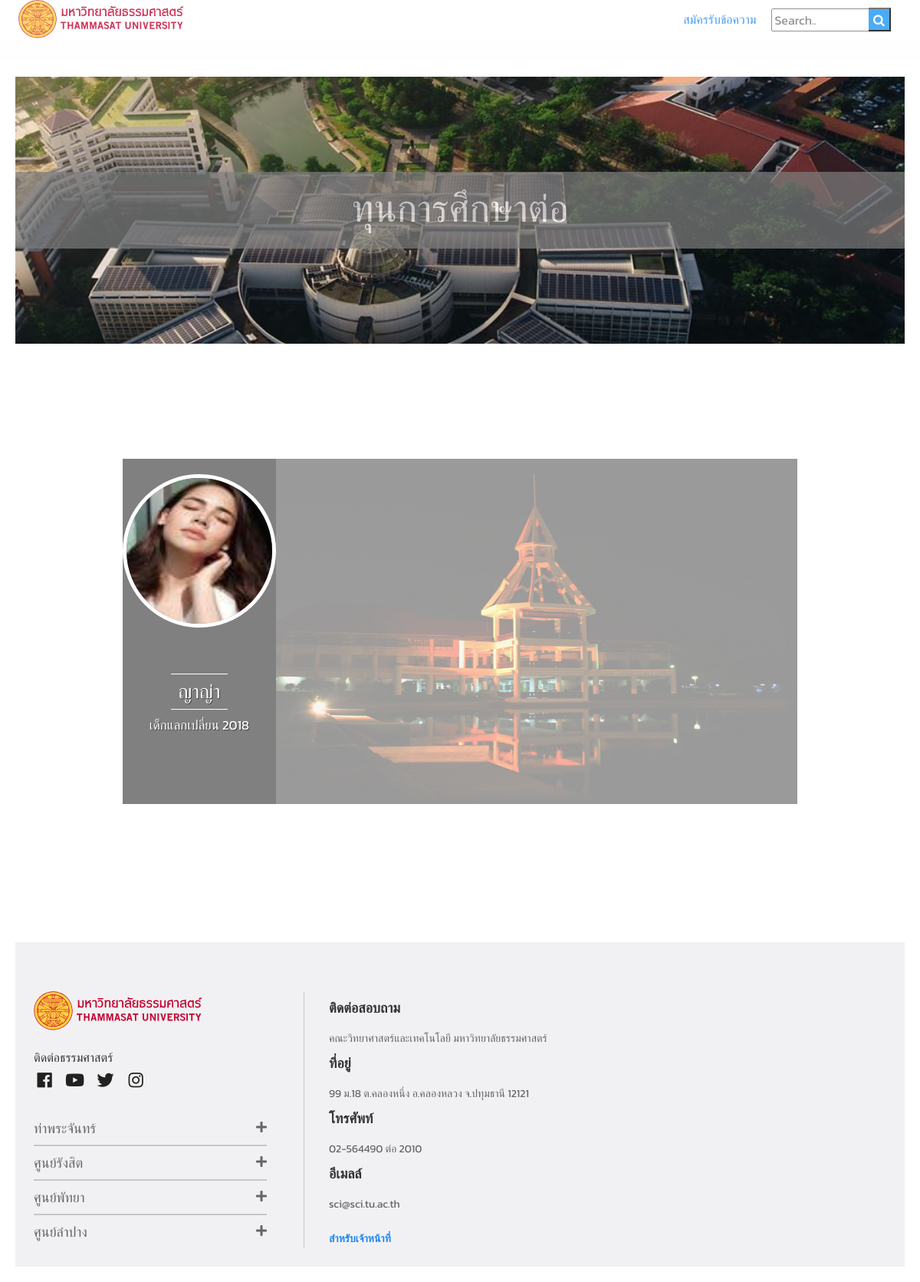
The page /page/2/ on the database its author committed.
### app/models.py (models this page shows, shortened)
class Student(models.Model):
    name = models.CharField(max_length=500)
    image=models.ImageField(upload_to='images',default='\images\icon-user-default.png')
    des = models.CharField(max_length=500,null=True)

### app/views.py (the view)
# urls.py: path('page/<int:id>/' ,views.page, name="page"),
def page(request,id):
    obj  = Student.objects.get(pk=id)
    return render(request,'page.html',{'obj':obj})

### app/templates/page.html (shortened to what this page needs)
{% extends 'base.html' %}
{% load staticfiles %}
{% block content%}
{% load widget_tweaks %}
<link rel="stylesheet" href="{% static 'css/page.css' %}">
<aside class="profile-card" style="background-image: url({% static 'img/img.jpg' %});">
 <div class="img2">
  <header>
    <a href="{{obj.image.url}}" target="_blank">
      <img class="imgShow" src="{{obj.image.url}}">
    </a>
    <h1>{{obj.name}}</h1>
    <h2>เด็กแลกเปลี่ยน 2018</h2>
  </header>
</div>
</aside>
{% endblock %}

### app/static/css/custom.css (style rules this page uses)
*:not(i) { font-family: 'Kanit', 'sans-serif' !important; }

### app/static/css/page.css (style rules this page uses)
body { padding: 20px; box-sizing: border-box; background-size: cover; }
header img { border-radius: 50%; margin: 20px auto; display: block; width: 200px; border: 5px solid #fff; }
aside { border-top: 0px solid #26A69A; border-bottom: 0px solid #00695C; margin: 0 auto; display: block; height: 450px; width: 80%; background: #990033; background-size: 100% 100%; overflow: hidden; box-shadow: 0 0 100px 10px #fff; transition: all ease 0.3s; }
header { text-align: center; }
header h1 { position: relative; text-align: center; color: #fff; text-shadow: 1px 1px rgba(0, 0, 0, 0.5); font-size: 25px; line-height: 25px; display: inline-block; padding: 10px; transition: all ease 0.250s; border-top: 1px solid #fff; border-bottom: 1px solid #fff; }
header h2 { text-align: center; color: #fff; text-shadow: 1px 1px rgba(0, 0, 0, 0.5); font-size: 17px; font-weight: normal; line-height: 0px; margin: 0; }
.imgShow { width: 200px; height: 200px; }
.img2 { float: left; background: gray; height: 100%; }

### rows shown on the page
Student: image (picture), name "ญาญ่า"
